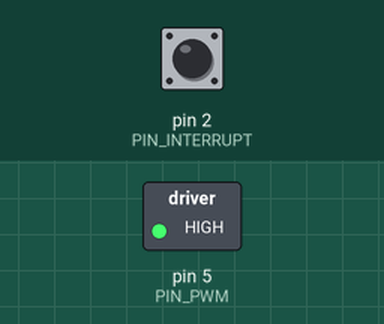
The sketch below on a simulated Arduino Uno, built with avr-gcc and run on an emulated ATmega328P. Shown: switched loads named in the sketch (green lamp = pin HIGH). The inputs (shaded band) are chosen by the test bench; at power-on: pin 2 (PIN_INTERRUPT) LOW. What the sketch prints to the serial monitor is not drawn.

Above: at 1.2 s.
1.3 s: pin 2 (PIN_INTERRUPT) pulled HIGH for 0.15 s
2.9 s: pin 2 (PIN_INTERRUPT) pulled HIGH for 1 s
Timing chart, 0 to 5.9 s (numbered marks = the images above; inputs shaded):
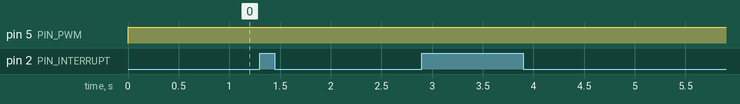

The sketch:

test_speed.ino
```cpp
#include <TimerOne.h> // Libreria para usar el objeto Timer1

#define PIN_PWM 5
#define PIN_INTERRUPT 2

// Defino variables globales:

int cont; // Contador de pulsos
float Tw=0.01; // Tiempo de ventana
//int vel=0; // Velocidad del motor
float vel=0;
int ppv=32; // Pulsos por vuelta
bool interrupt_on=false;

typedef union
{
  float number;
  byte bytes[4];
} FLOATUNION_t;


void setup()
{
  Serial.begin(9600);
  pinMode(PIN_PWM,OUTPUT); // Seteo el pin 5 como salida PWM
  pinMode(PIN_INTERRUPT,INPUT); // Seteo el pin 2 para interrupciones
  attachInterrupt(digitalPinToInterrupt(PIN_INTERRUPT),contador_pulsos,RISING); // Configuro la interrupción del pin 2 para que cuente los pulsos
  Timer1.initialize(Tw*1e6); // Inicializo timer. Esta función toma us como argumento
  Timer1.attachInterrupt(calcular_velocidad); // Activo la interrupción y la asocio a calcular_velocidad
}

void loop()
{
  if(interrupt_on==true)
  {
    enviar_trama();
  }
  analogWrite(PIN_PWM,255); // Ajusta el valor del PWM
//  Serial.println(vel);
//  delay(Tw);
}

void contador_pulsos() // Función que cuenta los pulsos cuando salta la interrupción
{
  cont=cont+1;
}

void calcular_velocidad()
{
  vel=(60*cont)/(Tw*ppv); // Hago la conversión a RPM
  cont=0; // Inicializo el contador
  interrupt_on=true;
}

void enviar_trama()
{
  FLOATUNION_t vel_aux;
  vel_aux.number=vel;

  Serial.write(vel_aux.bytes, 4);
  Serial.flush(); // Espera a que la transmision serial de datos se complete.
}
```

Measured:
- after the input at 1.3 s, every drawn part: stays the same
- after the input at 2.9 s, every drawn part: stays the same
